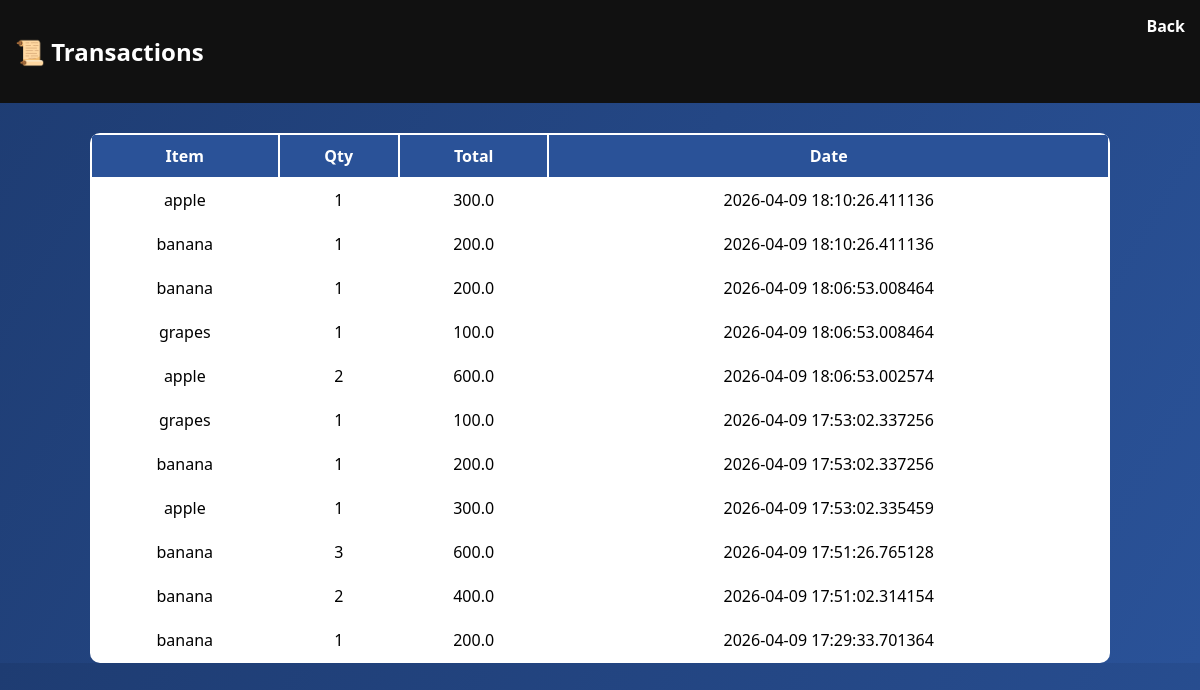
/transactions (signed in), run on the app's committed database.
### app.py (models this page shows)
class Transaction(db.Model):
    id = db.Column(db.Integer, primary_key=True)
    item_name = db.Column(db.String(100))
    qty = db.Column(db.Integer)
    total = db.Column(db.Float)
    date = db.Column(db.DateTime, default=datetime.utcnow)

### app.py (the view)
@app.route('/transactions')
def transactions():
    if 'admin' not in session:
        return redirect('/admin_login')
    data = Transaction.query.order_by(Transaction.date.desc()).all()
    return render_template("transactions.html", data=data)

### templates/transactions.html (shortened to what this page needs)
<!DOCTYPE html>
<html>
<head>
    <link rel="stylesheet" href="/static/style.css">
</head>
<body>
<div class="nav">
    <h2>📜 Transactions</h2>
    <a href="/admin">Back</a>
</div>
<div class="container">
<table>
<tr>
    <th>Item</th>
    <th>Qty</th>
    <th>Total</th>
    <th>Date</th>
</tr>
{% for t in data %}
<tr>
    <td>{{ t.item_name }}</td>
    <td>{{ t.qty }}</td>
    <td>{{ t.total }}</td>
    <td>{{ t.date }}</td>
</tr>
{% endfor %}
</table>
</div>
</body>
</html>

### static/style.css (style rules this page uses)
body { font-family: 'Segoe UI', sans-serif; margin: 0; background: linear-gradient(120deg, #1e3c72, #2a5298); color: white; }
.nav { display: flex; justify-content: space-between; background: #111; padding: 15px; }
.nav a { color: white; margin-left: 15px; text-decoration: none; font-weight: bold; }
.container { width: 85%; margin: auto; margin-top: 30px; text-align: center; }
table { width: 100%; background: white; color: black; border-radius: 10px; overflow: hidden; margin-top: 20px; }
th { background: #2a5298; color: white; padding: 10px; }
td { padding: 10px; }

### data on the page
Transaction: item_name "apple", qty "1", total "300.0", date "2026-04-09 18:10:26.411136"
Transaction: item_name "banana", qty "1", total "200.0", date "2026-04-09 18:10:26.411136"
Transaction: item_name "banana", qty "1", total "200.0", date "2026-04-09 18:06:53.008464"
Transaction: item_name "grapes", qty "1", total "100.0", date "2026-04-09 18:06:53.008464"
Transaction: item_name "apple", qty "2", total "600.0", date "2026-04-09 18:06:53.002574"
Transaction: item_name "grapes", qty "1", total "100.0", date "2026-04-09 17:53:02.337256"
Transaction: item_name "banana", qty "1", total "200.0", date "2026-04-09 17:53:02.337256"
Transaction: item_name "apple", qty "1", total "300.0", date "2026-04-09 17:53:02.335459"
Transaction: item_name "banana", qty "3", total "600.0", date "2026-04-09 17:51:26.765128"
Transaction: item_name "banana", qty "2", total "400.0", date "2026-04-09 17:51:02.314154"
Transaction: item_name "banana", qty "1", total "200.0", date "2026-04-09 17:29:33.701364"
